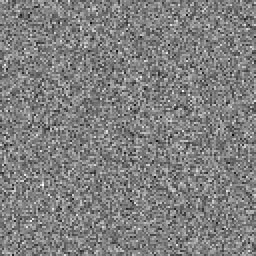
#> input picture misc/test_env/out_u8.png, 128 x 128 px (shown 2 times larger)
$ python test.py out_u8.png
#> lines starting #> are read from the running program, lines starting #| are printed output that depends on the picture; long printed decimals are rounded
import sys
from pathlib import Path

# force a non-GUI backend for environments without display servers
import matplotlib
matplotlib.use("Agg")  # noqa: E402

import matplotlib.pyplot as plt
import cv2
import numpy as np


def linear_scale_to_u8(hdr: np.ndarray) -> np.ndarray:
    """
    linearly map the full dynamic range of an HDR image to 0-255 uint8.
    """
    min_val = float(np.min(hdr))
    max_val = float(np.max(hdr))

    # avoid division by zero if the image is constant
    if np.isclose(max_val, min_val):
        return np.zeros_like(hdr, dtype=np.uint8)

    scaled = (hdr - min_val) / (max_val - min_val)
    return np.clip(np.round(scaled * 255.0), 0, 255).astype(np.uint8)


def process_hdr(
    input_path: str,
    output_image_path: str,
    hist_path: str,
) -> None:
    """
    read an HDR image, print statistics, plot histogram, apply linear
    scaling to full 8-bit dynamic range, clip the result and save.
    """
#> called with input_path = 'out_u8.png', output_image_path = './out_u8.png', hist_path = './out_hist.png'
    hdr = cv2.imread(input_path, cv2.IMREAD_ANYDEPTH | cv2.IMREAD_COLOR)
#> hdr is the input picture: shape (128, 128, 3); min 0, max 255, mean 127.5
    if hdr is None:
        raise ValueError(f"failed to read input image: {input_path}")

    print_stats(hdr)
    save_histogram(hdr, hist_path)

    u8_image = linear_scale_to_u8(hdr)

    if not cv2.imwrite(output_image_path, u8_image):
        raise IOError(f"failed to write output image: {output_image_path}")

    print(f"8-bit image saved to {output_image_path}")
    print(f"histogram saved to {hist_path}")


def print_stats(img: np.ndarray) -> None:
    """
    compute and print global and per-channel statistics
    (min, max, mean, median).
    """
    flat = img.reshape(-1, img.shape[-1]) if img.ndim == 3 else img.reshape(-1, 1)
    channels = flat.shape[1]
#> channels = 3

    overall_min = float(np.min(flat))
#> overall_min = 0
    overall_max = float(np.max(flat))
#> overall_max = 255
    overall_mean = float(np.mean(flat))
#> overall_mean = 127.5
    overall_median = float(np.median(flat))
#> overall_median = 128

    print("overall:")
    print(f"  min={overall_min:.6f}  max={overall_max:.6f}")
#|   min=0  max=255.000
    print(f"  mean={overall_mean:.6f} median={overall_median:.6f}")
#|   mean=127.460 median=128.000

    if channels > 1:
        names = ("R", "G", "B", "A")
        for idx in range(channels):
            c = flat[:, idx]
            c_min = float(np.min(c))
            c_max = float(np.max(c))
            c_mean = float(np.mean(c))
            c_median = float(np.median(c))
            print(f"{names[idx] if idx < len(names) else f'C{idx}'}:")
            print(f"  min={c_min:.6f}  max={c_max:.6f}")
            print(f"  mean={c_mean:.6f} median={c_median:.6f}")
#> this loop made 3 passes
#|   min=0  max=255.000
#|   mean=127.460 median=128.000
#|   min=0  max=255.000
#|   mean=127.460 median=128.000
#|   min=0  max=255.000
#|   mean=127.460 median=128.000


def save_histogram(img: np.ndarray, out_path: str) -> None:
    """
    plot and save per-channel histogram with 256 bins.
    """
#> called with out_path = './out_hist.png'
    if img.ndim == 2:
        img = img[..., np.newaxis]

    colors = ("r", "g", "b", "m")
    channel_names = ("R", "G", "B", "A")

    plt.figure(figsize=(8, 4))
    for idx in range(img.shape[-1]):
        data = img[..., idx].flatten()
        plt.hist(
            data,
            bins=256,
            color=colors[idx % len(colors)],
            alpha=0.5,
            label=channel_names[idx] if idx < len(channel_names) else f"C{idx}",
            histtype="stepfilled",
            edgecolor="black",
        )

    plt.title("HDR pixel value distribution")
    plt.xlabel("value")
    plt.ylabel("frequency")
    plt.legend()
    plt.tight_layout()
    plt.savefig(out_path, dpi=150)
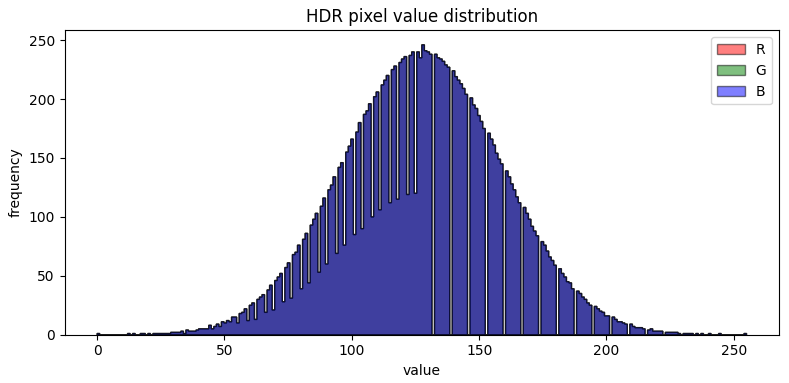
#> figure drawn by matplotlib, 1 panel
    plt.close()


def main() -> None:
    """
    usage:
        python process_hdr.py [input_hdr] [output_png] [hist_png]

    defaults:
        input_hdr  = ./out.hdr
        output_png = ./out_u8.png
        hist_png   = ./out_hist.png
    """
    args = sys.argv[1:]

    input_path = args[0] if len(args) > 0 else "./out.hdr"
    output_path = args[1] if len(args) > 1 else "./out_u8.png"
    hist_path = args[2] if len(args) > 2 else "./out_hist.png"

    if not Path(input_path).is_file():
        raise FileNotFoundError(f"input file does not exist: {input_path}")

    process_hdr(input_path, output_path, hist_path)
#> in linear_scale_to_u8, `min_val = float(np.min(hdr))`: min_val = 0
#> in linear_scale_to_u8, `max_val = float(np.max(hdr))`: max_val = 255


if __name__ == "__main__":
    main()
